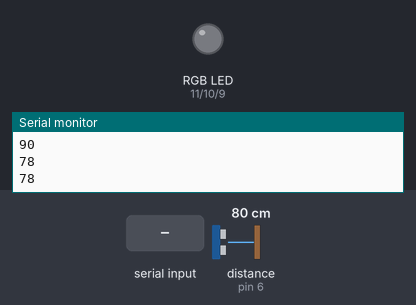
Bench run of a sketch on a simulated Arduino Uno, built with avr-gcc and run on an emulated ATmega328P. Parts: an RGB LED mixed from three pins (HIGH = lit), the last lines printed to the serial monitor. Wiring (inferred from the names in the program): ultrasonic range finder: trigger pin 5; echo pin 6. The test bench sets the inputs (shaded band); at power-on: distance to the obstacle (sensor on pin 6) 80 cm. The echo pulse lasts 58.3 µs per cm; pins used as bus, display or sensor lines are not drawn.

Above: at 1.2 s.
1.3 s: "90,45,200\n" received over Serial
At 2.6 s:
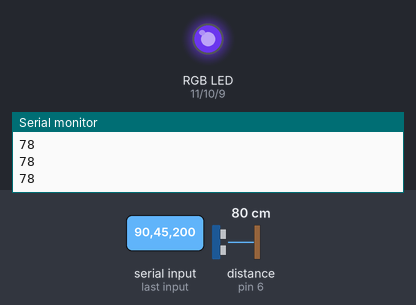
Timing chart, 0 to 4.3 s (numbered marks = the images above; inputs shaded):
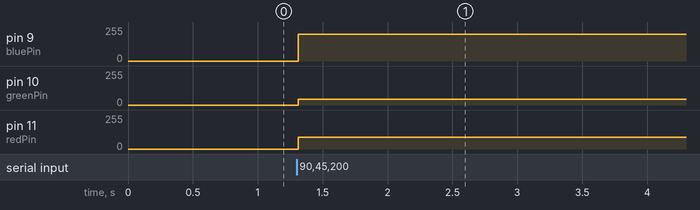

The sketch:

ArduinoFinal.ino
```cpp
const int trigPin = 5;
const int echoPin = 6;
const int redPin = 11;
const int greenPin = 10;
const int bluePin = 9;

// defines variables
long duration;
int distance;
int screen = 0;


void setup(){
  pinMode(trigPin, OUTPUT); // Sets the trigPin as an Output
  pinMode(echoPin, INPUT); // Sets the echoPin as an Input
  pinMode(redPin, OUTPUT);
  pinMode(greenPin, OUTPUT);
  pinMode(bluePin, OUTPUT);
  Serial.begin(9600); // Starts the serial communication
  Serial.println(90);
  Serial.setTimeout(100);
}

void controlLED(){

  int redVal = Serial.parseInt();
  int greenVal = Serial.parseInt();
  int blueVal = Serial.parseInt();

  if(redVal != 0 && greenVal !=0 && blueVal != 0){
    analogWrite(redPin, redVal);
    analogWrite(greenPin, greenVal);
    analogWrite(bluePin, blueVal);
  }

}

void getDistance(){

  delay(200);

  // Clears the trigPin
  digitalWrite(trigPin, LOW);
  delayMicroseconds(2);

  // Sets the trigPin on HIGH state for 10 micro seconds
  digitalWrite(trigPin, HIGH);
  delayMicroseconds(10);
  digitalWrite(trigPin, LOW);

  // Reads the echoPin, returns the sound wave travel time in microseconds
  duration = pulseIn(echoPin, HIGH);

  // Calculating the distance
  distance= duration*0.034/2;

  // Prints the distance on the Serial Monitor
  Serial.println(distance);

}

void loop(){

  delayMicroseconds(200);

  getDistance();

  controlLED();

}
```

Measured:
- after the input at 1.3 s, pin 9 (bluePin): 0/255 → 200/255 at once; pin 10 (greenPin): 0/255 → 45/255 at once; pin 11 (redPin): 0/255 → 90/255 at once
